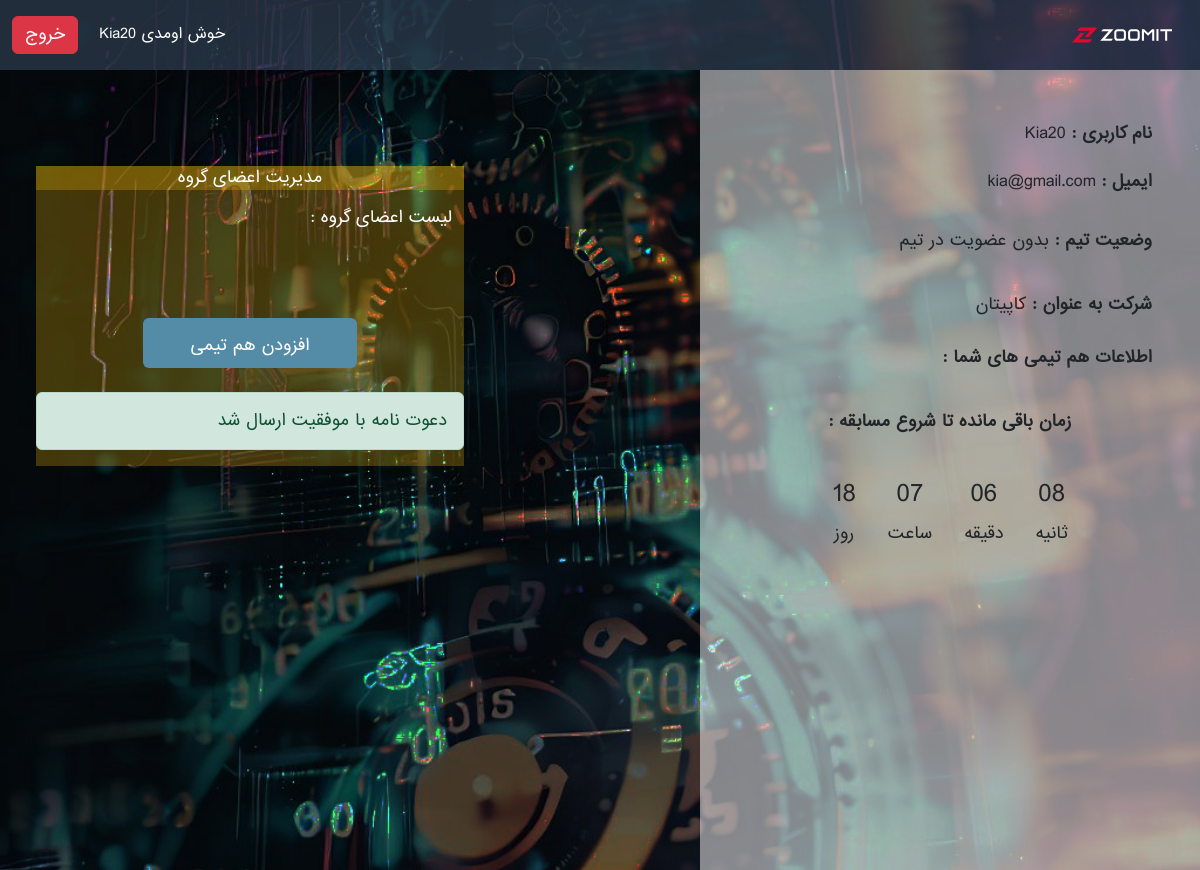
The page /account/userpanel/ (signed in) on the database as committed earlier.
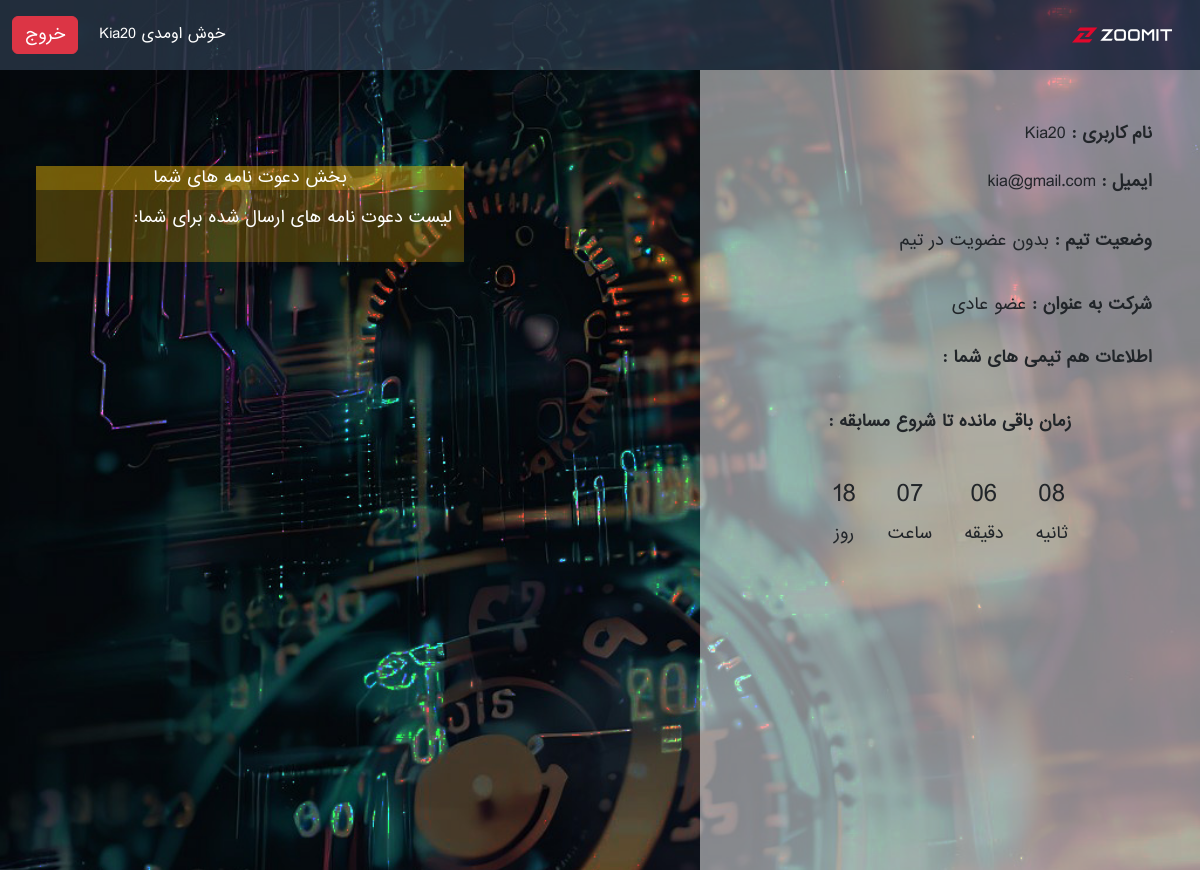
The same page on the database as committed later.
### userpanel_module/views.py (the view)
# urls.py: path("userpanel/", userPanelView.as_view(), name="userPanel")
class userPanelView(View):
    def get(self ,request):
        can_not_send_hasTeam_invite = request.session.get("can_not_send_hasTeam_invite", False)
        send_invite = request.session.get("send_invite", False)
        user_notFound = request.session.get("user_notFound", False)
        group_is_full = request.session.get("group_is_full", False)
        if (can_not_send_hasTeam_invite): del (request.session["can_not_send_hasTeam_invite"])
        if (send_invite): del (request.session["send_invite"])
        if (user_notFound) : del (request.session["user_notFound"])
        if (group_is_full) : del (request.session["group_is_full"])
        user = User.objects.get(email__iexact=request.user.email)
        userHasTeam = teamsModel.objects.filter(Q(capitan=user) | Q(teamMate1=user) | Q(teamMate2=user)).exists()
        if(userHasTeam):
            team = teamsModel.objects.get(Q(capitan=user) | Q(teamMate1=user) | Q(teamMate2=user))
            teamName  = team.teamName
        else:
            team = None
            teamName = None
        invites = inviteModel.objects.filter(reciver=user, is_accept=False, is_reject=False)
        context = {
            "user": user,
            "userTeam_name": teamName,
            "team": team,
            "can_not_send_hasTeam_invite" : can_not_send_hasTeam_invite,
            "send_invite" : send_invite,
            "user_notFound" : user_notFound,
            "invites" : invites,
            "group_is_full": group_is_full,
        }
        if(request.user.is_authenticated):
            return render(request,"userpanel_module/userpanel.html", context)
        return redirect(reverse("home-page"))

### account_module/models.py (called while the page is built)
    def __str__(self):
        if self.first_name != "" and self.last_name != "" :
            return self.get_full_name()
        return self.email

### userpanel_module/templates/userpanel_module/userpanel.html (shortened to what the changed rows need)
{% extends "shared/_layout.html" %}
{% load static %}
{% load render_partial %}
{% block main %}
    <main id="userPanel-main" style="height: fit-content;background-image: url({% static 'Images/3-d5.jpg' %}">
        <section dir="rtl">
            <div class="container-fluid">
                <div class="row">
                    <div style="height: 100vh" class="col-md-5 offset-2 bg-white bg-opacity-50 d-flex flex-column p-5 lh-lg">
                        <p><span class="fw-bold">نام کاربری : </span> {{ user.username }}</p>
                        <p><span class="fw-bold">ایمیل : </span>{{ user.email }}</p>
                        {% if userTeam_name %}
                        <p><span class="fw-bold">وضعیت تیم :</span> عضو تیم {{ userTeam_name }} <i class="fa fa-check" style="font-size:24px;color:#369789"></i> </p>
                            {% elif user.is_capitan and  user.has_team == False %}
                             <p><span class="fw-bold">وضعیت تیم :</span> تیم جدید - بدون اسم <i class="fa fa-check" style="font-size:24px;color:#369789"></i> </p>
                            <div class="alert alert-danger" role="alert">
                              لطفا نام تیم جدید خود را ثبت کنید
                            </div>
                            {% else %}
                        <p><span class="fw-bold">وضعیت تیم :</span> بدون عضویت در تیم  </p>
                        {% endif %}
                        {% if user.is_capitan %}
                             <p><span class="fw-bold"> شرکت به عنوان : </span> کاپیتان </p>
                            {% else %}
                        <p><span class="fw-bold"> شرکت به عنوان : </span>  عضو عادی </p>
                        {% endif %}
                        <p><span class="fw-bold"> اطلاعات هم تیمی های شما : </span> </p>
                        <p style="text-align: center;">
                            <span class="fw-bold">زمان باقی مانده تا شروع مسابقه :</span>
                        </p>
                        <div class="d-flex flex-row-reverse justify-content-center" id="timer">
                            <div id="day-container" class="d-flex flex-column align-items-center p-3">
                            </div>
                            <div id="hour-container" class="d-flex flex-column align-items-center p-3">
                            </div>
                            <div id="minutes-container" class="d-flex flex-column align-items-center p-3">
                            </div>
                            <div id="seconds-container" class="d-flex flex-column align-items-center p-3">
                            </div>
                        </div>
                    </div>
                    <div class="col-md-5 p-sm-5 ">
                        {% if user.is_capitan %}
                            <div class="row mt-sm-5 bg-warning bg-opacity-25 justify-content-center">
                            <p class="text-bg-warning text-white" style="text-align: center;">
                                مدیریت اعضای گروه
                            </p>
                            <p class="text-white">
                                لیست اعضای گروه :
                            </p>
                            <ul class="text-white pe-md-5">
                                <li class="py-2 input-group justify-content-between align-items-center">
                                </li>
                            <li class="py-2 input-group justify-content-between align-items-center">
                                </li>
                            </ul>
                                <button class="btn customcolor3 w-50 m-4" data-bs-toggle="modal" data-bs-target="#addTeamMate_form_ModalLabel">
                                افزودن هم تیمی
                                 </button>
                            {% if send_invite %}
                                <div class="alert alert-success" role="alert">
                              دعوت نامه با موفقیت ارسال شد
                            </div>
                                {% elif user_notFound %}
                                <div class="alert alert-danger" role="alert">
                              کاربری با ایمیل وارد شده یافت نشد
                            </div>
                                {% elif can_not_send_hasTeam_invite %}
                                <div class="alert alert-danger" role="alert">
                              امکان ارسال دعوت نامه به فردی که عضو تیم دیگری است، وجود ندارد
                            </div>
                            {% endif %}
                        </div>
                            {% else %}
                        <div class="row mt-md-5 bg-warning bg-opacity-25 justify-content-center">
                            <p class="text-bg-warning text-white" style="text-align: center;">
                                بخش دعوت نامه های شما
                            </p>
                            <p class="text-white">
                                لیست دعوت نامه های ارسال شده برای شما:
                            </p>
                        </div>
                        {% endif %}
                    </div>
                </div>
            </div>
        </section>
    </main>
{% endblock %}

Rows that differ between the two databases and show on the page:
changed User "Kia20": is_capitan True → False (drawn)
Other text that changed with them:
text no longer shown: "کاپیتان مدیریت اعضای گروه لیست اعضای گروه : افزودن هم تیمی دعوت نامه با موفقیت ارسال شد"
text now shown: "عضو عادی بخش دعوت نامه های شما لیست دعوت نامه های ارسال شده برای شما:"
